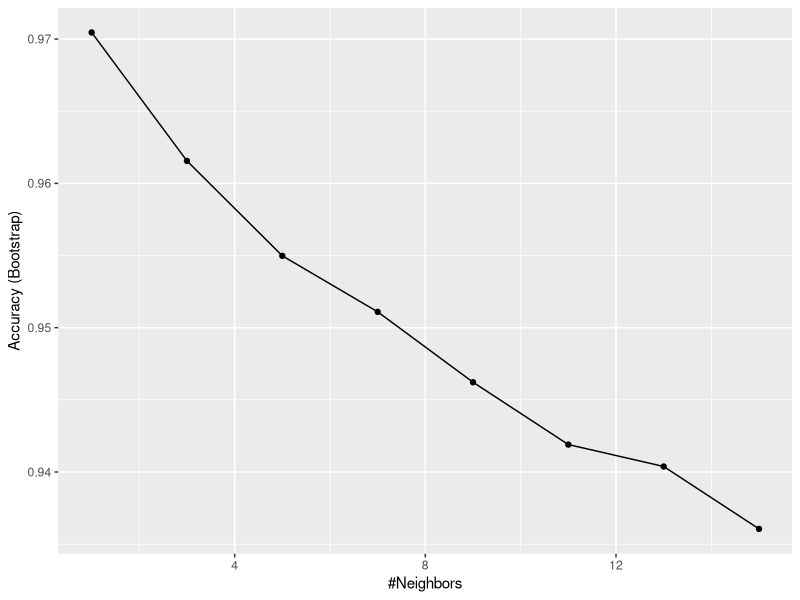
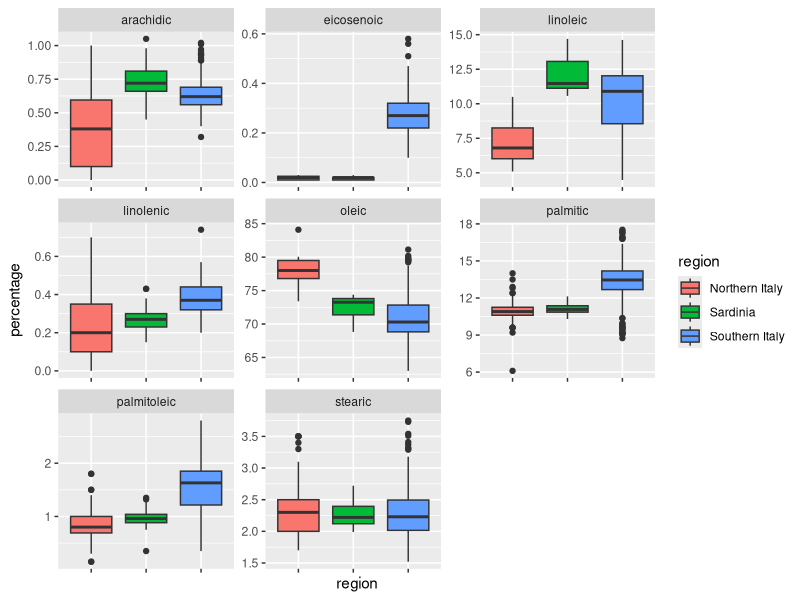
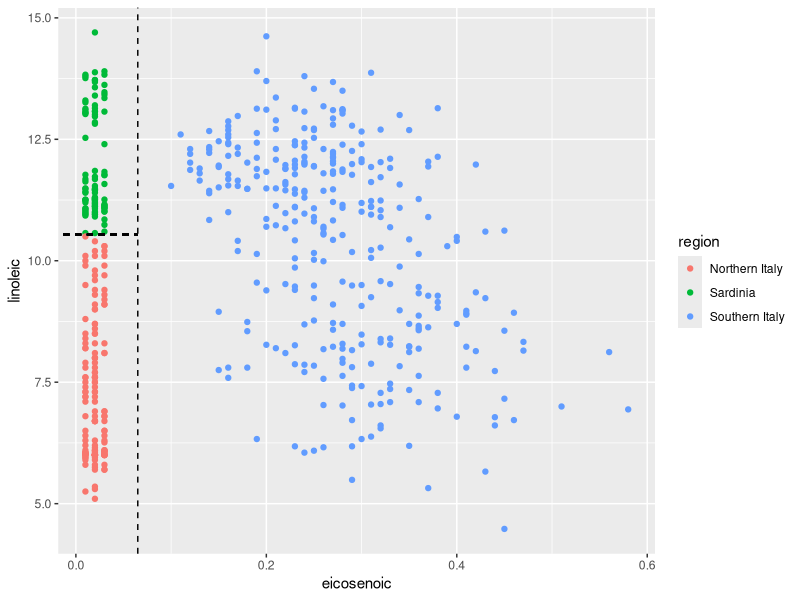
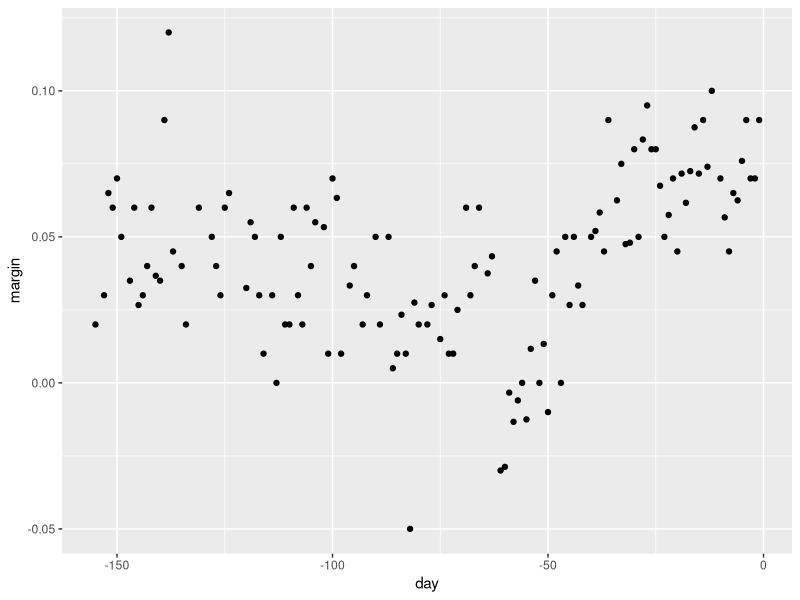
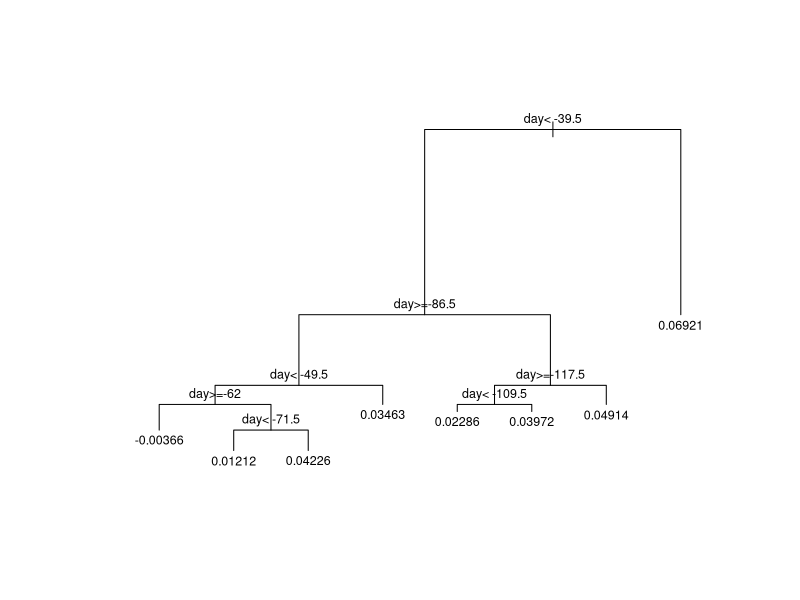
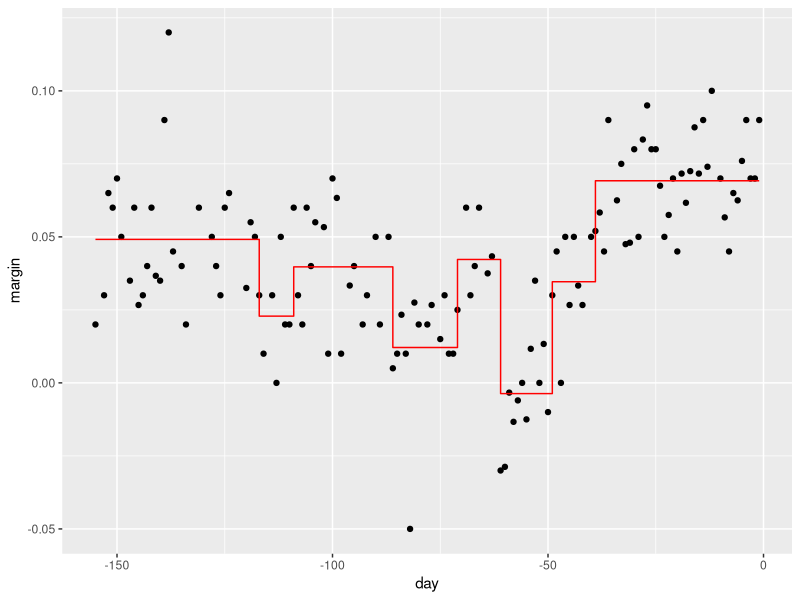
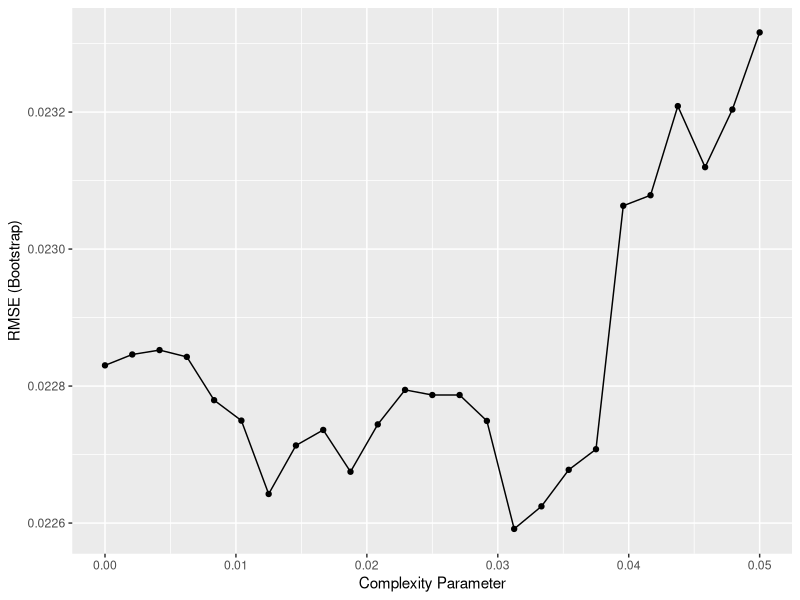
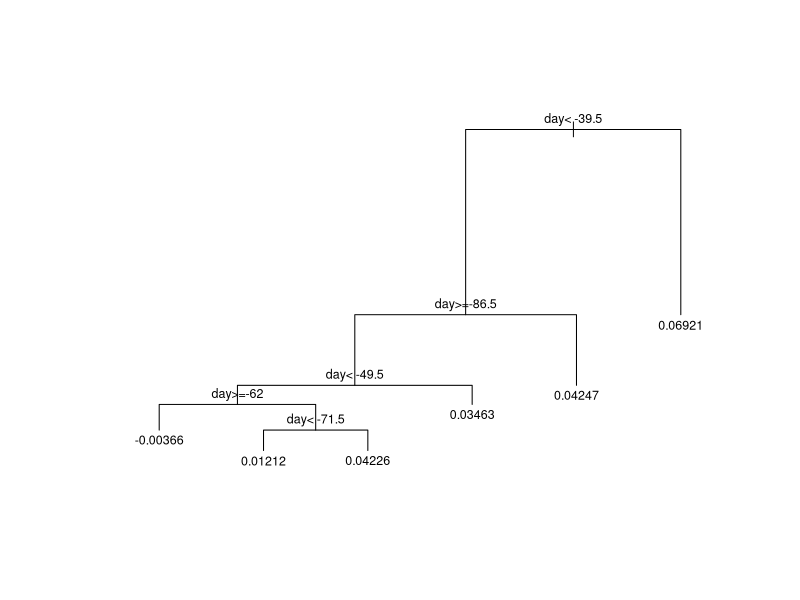

These charts were generated, in order, by the following R code:
# Load data 
library(tidyverse)
library(dslabs)
data("olive")
olive %>% as_tibble()
table(olive$region)
olive <- select(olive, -area)

# Predict region using KNN 
library(caret)
fit <- train(region ~ ., method = "knn", 
             tuneGrid = data.frame(k = seq(1, 15, 2)), 
             data = olive)

ggplot(fit)

# Plot distribution of each predictor stratified by region
olive %>% gather(fatty_acid, percentage, -region) %>%
  ggplot(aes(region, percentage, fill = region)) + 
  geom_boxplot() + 
  facet_wrap(~fatty_acid, scales = "free") + 
  theme(axis.text.x = element_blank())

# Plot values for eicosenoic and linoleic 
p <- olive %>%
  ggplot(aes(eicosenoic, linoleic, color = region)) + 
  geom_point()
p + geom_vline(xintercept = 0.065, lty = 2) + 
  geom_segment(x = -0.2, y = 10.54, xend = 0.065, yend = 10.54, color = "black", lty = 2)

# Load data for regression tree 
data("polls_2008")
qplot(day, margin, data = polls_2008)

library(rpart)
fit <- rpart(margin ~ ., data = polls_2008)

# Visualize the splits 
plot(fit, margin = 0.1)
text(fit, cex=0.75)
polls_2008 %>% 
  mutate(y_hat = predict(fit)) %>%
  ggplot() + 
  geom_point(aes(day, margin)) + 
  geom_step(aes(day, y_hat), col="red")

# use cross validation to choose cp 
library(caret)
train_rpart <- train(margin ~ ., method = "rpart", tuneGrid = data.frame(cp = seq(0, 0.05, len = 25)), data = polls_2008)
ggplot(train_rpart)

# Access the final model and plot it 
plot(train_rpart$finalModel, margin = 0.1)
text(train_rpart$finalModel, cex = 0.75)
polls_2008 %>% 
  mutate(y_hat = predict(train_rpart)) %>%
  ggplot() +
  geom_point(aes(day, margin)) +
  geom_step(aes(day, y_hat), col="red")

# Prune the tree 
pruned_fit <- prune(fit, cp = 0.01)
